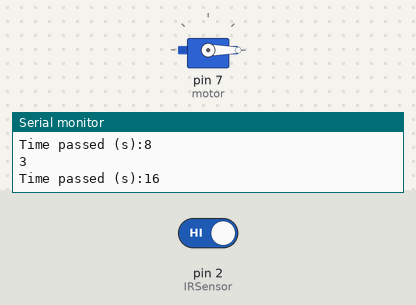
Bench run of a sketch on a simulated Arduino Uno, built with avr-gcc and run on an emulated ATmega328P. On the bench: servo, the last lines printed to the serial monitor. The inputs (shaded band) are chosen by the test bench; at power-on: pin 2 (IRSensor) HIGH.

Above: at 17.6 s.
17.7 s: pin 2 (IRSensor) driven LOW
At 25.7 s:
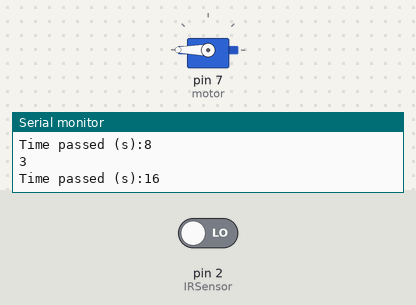
26.1 s: pin 2 (IRSensor) driven HIGH
At 27.0 s:
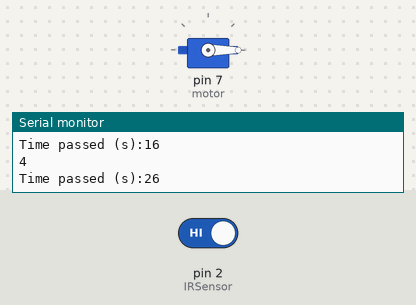
Timing chart, 0 to 44.4 s (numbered marks = the images above; inputs shaded):
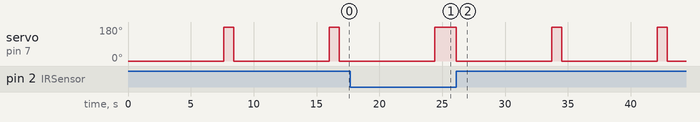

The sketch:

arduino_FR1mag_7s_COM3.ino
```cpp
//This program allows the door openning with:
//(1) Infrared sensor

#include <Servo.h> //library to operate servo motors
Servo motor; //create servo object to control a servo

int IRSensor = 2; // connect ir sensor to arduino pin 2
int count = 0; //variable to store how many times the door was activated
int active = 0; //variable to store if the switch was activated
unsigned long time;

void setup() {
  Serial.begin(9600);  //This value of bits per second is by default
  motor.attach(7); //attaches the servo on pin 7 to the servo object
  pinMode(IRSensor, INPUT_PULLUP);
}

void loop() {
  motor.detach();
  int statusSensor = digitalRead (IRSensor);

  if (statusSensor == 1)
  {
    count = count+1;
    Serial.println(count);
    Serial.print("Time passed (s):");
    time = millis();
    Serial.println(time/1000);
    motor.attach(7);  //re-attach the servo to pin #7
    motor.write(0); // telling the motor to rotate continously (180 is full velocity in one direction, 0 full velocity in the other direction, 90 no movement)
    delay(600);  // motor will continue rotating for 0.6 seconds
    motor.detach(); // telling the motor to stop
    delay(7000);  // motor will remained stopped for 7 seconds
    motor.attach(7);  //re-attach the servo to pin #7
    motor.write(180); // telling the motor to rotate continously
    delay(800);  // motor will continue rotating for 0.8 seconds
    motor.detach(); // telling the motor to stop
    statusSensor = 0;
  }
}
```

Measured:
- after the input at 17.7 s, servo on pin 7 (motor): goes on until 24.4 s, then stays 180°
- after the input at 26.1 s, servo on pin 7 (motor): alternates 180° for 0.80 s and 0° for 7.6 s, starting at once
- by itself, servo on pin 7 (motor): alternates 180° for 0.80 s and 0° for 7.6 s
